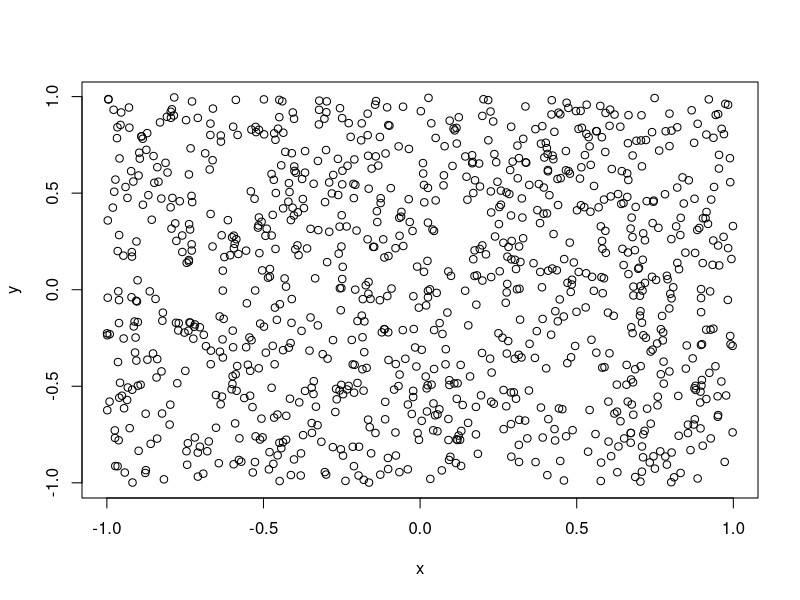
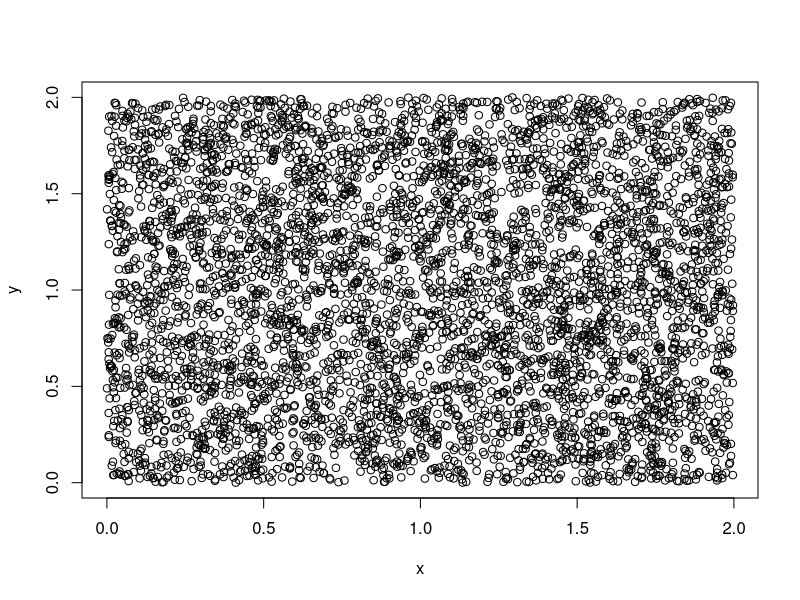
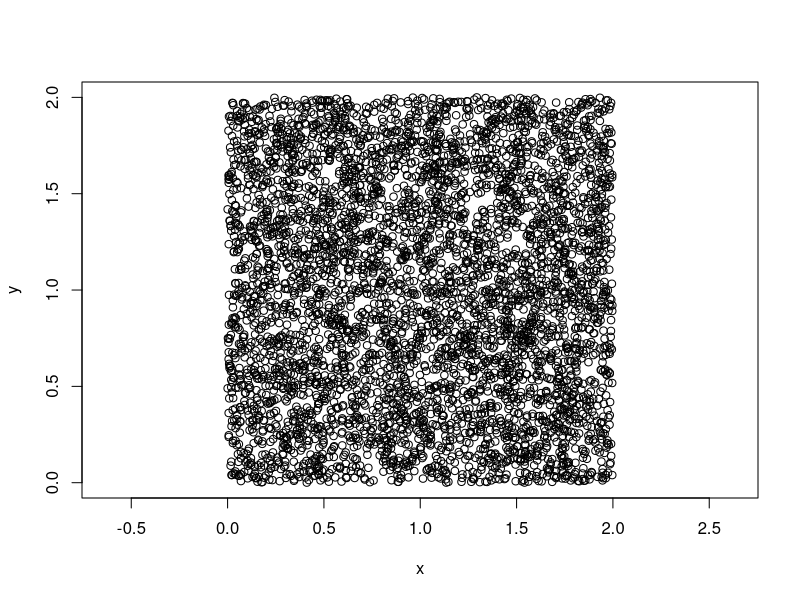
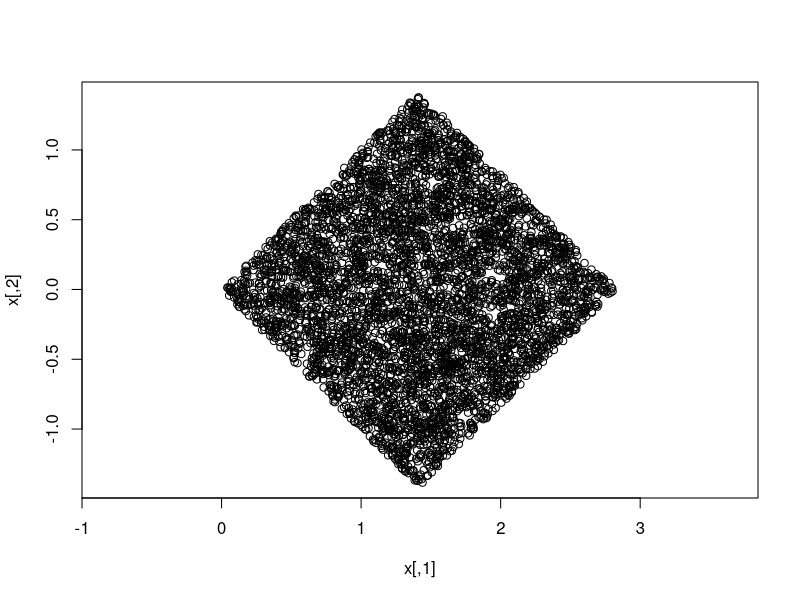

Write R code to recreate these figures, in order.
rm(list = ls())
# ###############################
# Random rectangle, given       #
#   - bottom left x and y       #
#   - top right x and y         #
#   - number of points          #
# ###############################
rand.rect <-
  function(   npoints = 1000
            , blx = -1
            , bly = -1
            , trx = 1
            , try = 1
           ) {
    r_rectangle <-
      data.frame(x = runif(npoints, min = blx, max = trx),
                 y = runif(npoints, min = bly, max = try))
    return(r_rectangle)
  }

r <- rand.rect()

plot(r)

# generate the random points inside a rectangle
r_rect <- rand.rect(5000,0,0,2,2)
plot(r_rect)
# plot the points - aspect ratio is set to 1
#                   so x and y axis have the 
#                   same number of pixel per
#                   scale unit
plot(r_rect, asp = 1)
# Now we rotate the figure using a 
# a linear transformation (remember Algebra)
sqrt2 <- 1/sqrt(2)
rot <- matrix(c(sqrt2,sqrt2,-sqrt2,sqrt2),ncol=2)
rot
# Rotation using matrix product operator %*%
x <- data.matrix(r_rect) %*% rot
plot(x, asp = 1)

rot2 <- matrix(c(1,1,-1,1),ncol=2)
x <- data.matrix(r_rect) %*% rot2
